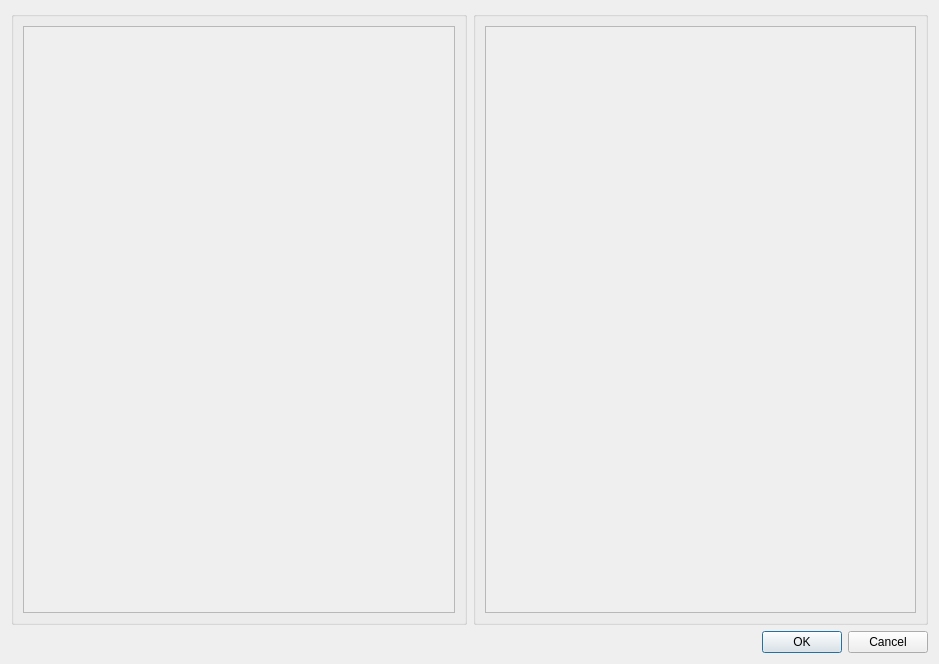
<?xml version="1.0" encoding="UTF-8"?>
<ui version="4.0">
 <class>combining_objects</class>
 <widget class="QWidget" name="combining_objects">
  <property name="geometry">
   <rect>
    <x>0</x>
    <y>0</y>
    <width>939</width>
    <height>664</height>
   </rect>
  </property>
  <property name="sizePolicy">
   <sizepolicy hsizetype="Expanding" vsizetype="Preferred">
    <horstretch>0</horstretch>
    <verstretch>0</verstretch>
   </sizepolicy>
  </property>
  <property name="windowTitle">
   <string>Form</string>
  </property>
  <layout class="QVBoxLayout" name="verticalLayout">
   <item>
    <layout class="QHBoxLayout" name="horizontalLayout">
     <property name="sizeConstraint">
      <enum>QLayout::SetDefaultConstraint</enum>
     </property>
     <item>
      <widget class="QGroupBox" name="groupBox">
       <property name="sizePolicy">
        <sizepolicy hsizetype="Expanding" vsizetype="Expanding">
         <horstretch>0</horstretch>
         <verstretch>0</verstretch>
        </sizepolicy>
       </property>
       <property name="title">
        <string/>
       </property>
       <layout class="QVBoxLayout" name="verticalLayout_2">
        <item>
         <widget class="QScrollArea" name="scrollArea">
          <property name="sizePolicy">
           <sizepolicy hsizetype="Expanding" vsizetype="Expanding">
            <horstretch>0</horstretch>
            <verstretch>0</verstretch>
           </sizepolicy>
          </property>
          <property name="horizontalScrollBarPolicy">
           <enum>Qt::ScrollBarAsNeeded</enum>
          </property>
          <property name="sizeAdjustPolicy">
           <enum>QAbstractScrollArea::AdjustToContents</enum>
          </property>
          <property name="widgetResizable">
           <bool>true</bool>
          </property>
          <property name="alignment">
           <set>Qt::AlignLeading|Qt::AlignLeft|Qt::AlignVCenter</set>
          </property>
          <widget class="QWidget" name="scrollAreaWidgetContents">
           <property name="geometry">
            <rect>
             <x>0</x>
             <y>0</y>
             <width>435</width>
             <height>593</height>
            </rect>
           </property>
           <property name="sizePolicy">
            <sizepolicy hsizetype="Expanding" vsizetype="Expanding">
             <horstretch>0</horstretch>
             <verstretch>0</verstretch>
            </sizepolicy>
           </property>
           <layout class="QVBoxLayout" name="verticalLayout_4">
            <item>
             <layout class="QVBoxLayout" name="verticalLayout_first_object">
              <property name="sizeConstraint">
               <enum>QLayout::SetDefaultConstraint</enum>
              </property>
             </layout>
            </item>
           </layout>
          </widget>
         </widget>
        </item>
       </layout>
      </widget>
     </item>
     <item>
      <widget class="QGroupBox" name="groupBox_2">
       <property name="title">
        <string/>
       </property>
       <layout class="QVBoxLayout" name="verticalLayout_3">
        <item>
         <widget class="QScrollArea" name="scrollArea_2">
          <property name="sizePolicy">
           <sizepolicy hsizetype="Expanding" vsizetype="Expanding">
            <horstretch>0</horstretch>
            <verstretch>0</verstretch>
           </sizepolicy>
          </property>
          <property name="widgetResizable">
           <bool>true</bool>
          </property>
          <widget class="QWidget" name="scrollAreaWidgetContents_2">
           <property name="geometry">
            <rect>
             <x>0</x>
             <y>0</y>
             <width>434</width>
             <height>593</height>
            </rect>
           </property>
           <layout class="QVBoxLayout" name="verticalLayout_5">
            <item>
             <layout class="QVBoxLayout" name="verticalLayout_second_object"/>
            </item>
           </layout>
          </widget>
         </widget>
        </item>
       </layout>
      </widget>
     </item>
    </layout>
   </item>
   <item>
    <widget class="QDialogButtonBox" name="buttonBox">
     <property name="sizePolicy">
      <sizepolicy hsizetype="Minimum" vsizetype="Maximum">
       <horstretch>0</horstretch>
       <verstretch>0</verstretch>
      </sizepolicy>
     </property>
     <property name="standardButtons">
      <set>QDialogButtonBox::Cancel|QDialogButtonBox::Ok</set>
     </property>
    </widget>
   </item>
  </layout>
 </widget>
 <resources/>
 <connections/>
</ui>
